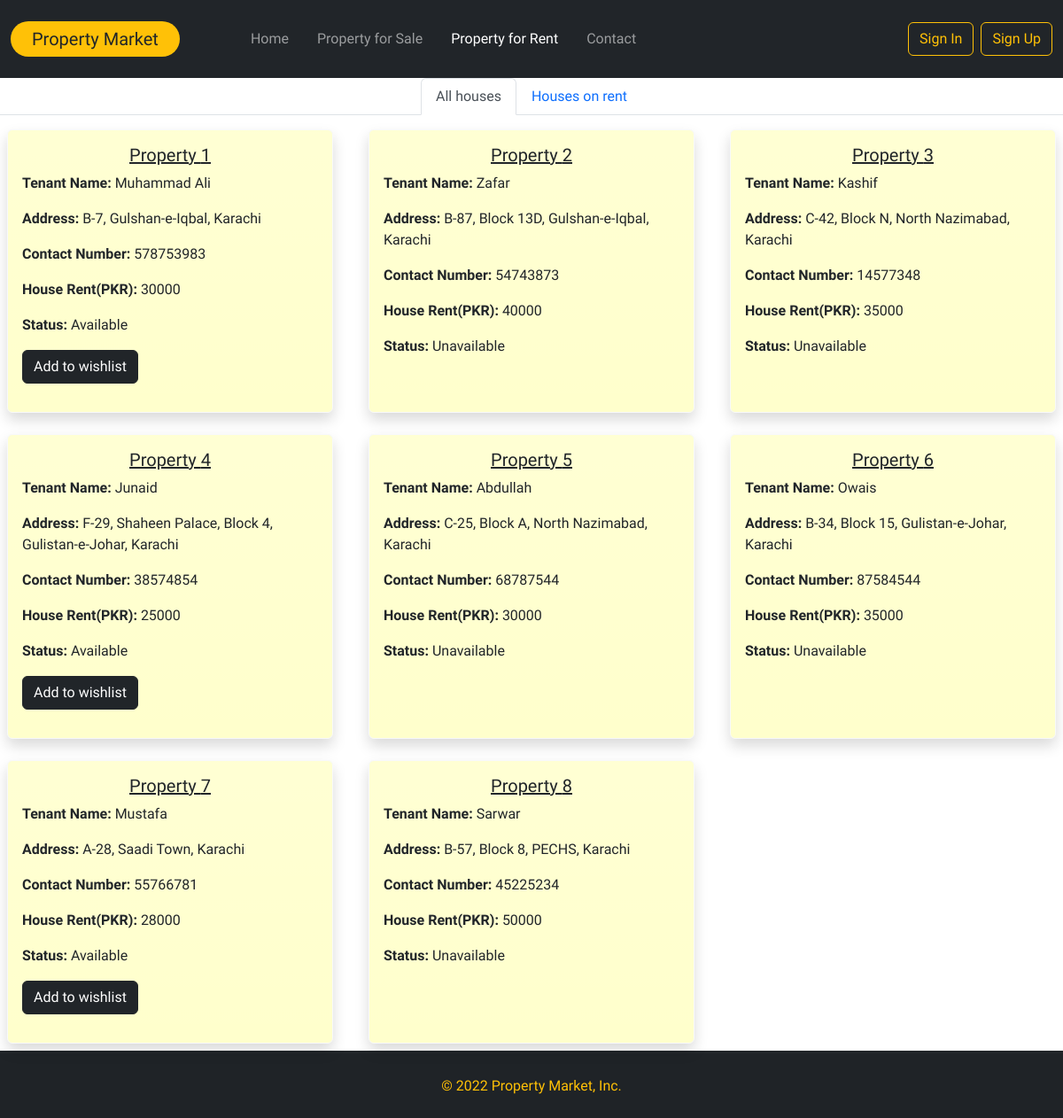
Page /Prop_rent.php on the committed database.
### tables this page shows
CREATE TABLE `property_rent` (
  `Prop_rent_id` int(11) NOT NULL,
  `Tenant_name` varchar(50) NOT NULL,
  `Contact_number` int(11) NOT NULL,
  `Address` varchar(100) NOT NULL,
  `House_rent` int(11) NOT NULL,
  `Status` varchar(50) NOT NULL
);

### Prop_rent.php (the view, shortened to what this page needs)
<?php
include('connection.php');
$ids = mysqli_query($con, "SELECT * from property_rent");
$count = mysqli_num_rows($ids);
?>
<!doctype html>
<html lang="en">
<head>
    <link href="https://cdn.jsdelivr.net/npm/bootstrap@5.2.0-beta1/dist/css/bootstrap.min.css" rel="stylesheet">
    <link rel="stylesheet" href="style.css">
</head>
<body>
    <nav class="navbar navbar-expand-lg bg-dark navbar-dark py-4">
        <div class="container-fluid">
            <a class="navbar-brand px-4 bg-warning rounded-pill text-dark" href="index.php">Property Market</a>
            <div class="collapse navbar-collapse" id="navbarSupportedContent">
                <ul class="navbar-nav me-auto mb-2 mb-lg-0 px-5">
                    <li class="nav-item px-2">
                        <a class="nav-link" aria-current="page" href="index.php">Home</a>
                    </li>
                    <li class="nav-item px-2">
                        <a class="nav-link" href="Prop_sale.php">Property for Sale</a>
                    </li>
                    <li class="nav-item px-2">
                        <a class="nav-link active" href="Prop_rent.php">Property for Rent</a>
                    </li>
                    <li class="nav-item px-2">
                        <a class="nav-link" href="contact.php">Contact</a>
                    </li>
                </ul>
                <?php if (!isset($_SESSION['email'])) : ?>
                    <button type="button" class="btn btn-outline-warning mx-2" data-bs-toggle="modal" data-bs-target="#signinModal">
                        Sign In
                    </button>
                    <button type="button" class="btn btn-outline-warning" data-bs-toggle="modal" data-bs-target="#signupModal">
                        Sign Up
                    </button>
                    <?php endif; ?>
                    </div>
            </div>
    </nav>
    <main>
        <ul class="nav nav-tabs justify-content-center mb-2">
            <li class="nav-item">
                <a class="nav-link active" aria-current="page" href="Prop_rent.php">All houses</a>
            </li>
            <li class="nav-item">
                <a class="nav-link" href="Prop_rented.php">Houses on rent</a>
            </li>
        </ul>
        <div class="row row-cols-1 row-cols-md-3 g-4">
            <?php for ($x = 1; $x < $count + 1; $x++) : ?>
                <div class="col">
                    <div class="card h-100 bg-gradient border-light shadow m-2" style="background-color: #FFFFCC;">
                        <div class="card-body">
                            <h5 class="card-title text-center text-decoration-underline">Property <?php echo $x; ?></h5>
                            <p class="card-text"><b>Tenant Name: </b><?php $tenant_query = "SELECT Tenant_name from property_rent where Prop_rent_id = '$x'";
                                                                        $result = mysqli_query($con, $tenant_query);
                                                                        while ($row2 = mysqli_fetch_array($result)) {
                                                                            $tenant_name = $row2[0];
                                                                        }
                                                                        echo "$tenant_name"; ?></p>
                            <p class="card-text"><b>Address: </b><?php $address_query = "SELECT Address from property_rent where Prop_rent_id = '$x'";
                                                                    $result = mysqli_query($con, $address_query);
                                                                    while ($row2 = mysqli_fetch_array($result)) {
                                                                        $location = $row2[0];
                                                                    }
                                                                    echo "$location"; ?></p>
                            <p class="card-text"><b>Contact Number: </b><?php $contact_query = "SELECT Contact_number from property_rent where Prop_rent_id = '$x'";
                                                                        $result = mysqli_query($con, $contact_query);
                                                                        while ($row2 = mysqli_fetch_array($result)) {
                                                                            $contact_number = $row2[0];
                                                                        }
                                                                        echo "$contact_number"; ?></p>
                            <p class="card-text"><b>House Rent(PKR): </b><?php $housevalue_query = "SELECT House_rent from property_rent where Prop_rent_id = '$x'";
                                                                            $result = mysqli_query($con, $housevalue_query);
                                                                            while ($row2 = mysqli_fetch_array($result)) {
                                                                                $value = $row2[0];
                                                                            }
                                                                            echo "$value"; ?></p>
                            <p class="card-text"><b>Status: </b><?php $Status_query = "SELECT Status from property_rent where Prop_rent_id = '$x'";
                                                                $result = mysqli_query($con, $Status_query);
                                                                while ($row2 = mysqli_fetch_array($result)) {
                                                                    $status = $row2[0];
                                                                }
                                                                echo "$status"; ?></p>
                            <?php if ($status == 'Available') : ?>
                                <form action="wishlist_rent.php" method="get">
                                    <button class="btn btn-dark" value="<?php echo $x; ?>" name="wishlist">Add to wishlist</button>
                                </form>
                            <?php endif; ?>
                        </div>
                    </div>
                </div>
            <?php endfor; ?>
        </div>
    </main>
    <footer class="text-center text-lg-start bg-dark text-light pt-1 mt-3">
        <div class="text-left p-4" style="background-color: rgba(0, 0, 0, 0.05);">
            <div class="text-center text-warning">&copy; 2022 Property Market, Inc.</div>
        </div>
    </footer>
</body>
</html>

### style.css (style rules this page uses)
* { font-family: "Kdam Thmor Pro", sans-serif; }
main div.card { transition: all 0.75s; }

### rows in the picture
property_rent: Tenant_name "Muhammad Ali", Address "B-7, Gulshan-e-Iqbal, Karachi", Contact_number "578753983", House_rent "30000", Status "Available"
property_rent: Tenant_name "Zafar", Address "B-87, Block 13D, Gulshan-e-Iqbal, Karachi", Contact_number "54743873", House_rent "40000", Status "Unavailable"
property_rent: Tenant_name "Kashif", Address "C-42, Block N, North Nazimabad, Karachi", Contact_number "14577348", House_rent "35000", Status "Unavailable"
property_rent: Tenant_name "Junaid", Address "F-29, Shaheen Palace, Block 4, Gulistan-e-Johar, Karachi", Contact_number "38574854", House_rent "25000", Status "Available"
property_rent: Tenant_name "Abdullah", Address "C-25, Block A, North Nazimabad, Karachi", Contact_number "68787544", House_rent "30000", Status "Unavailable"
property_rent: Tenant_name "Owais", Address "B-34, Block 15, Gulistan-e-Johar, Karachi", Contact_number "87584544", House_rent "35000", Status "Unavailable"
property_rent: Tenant_name "Mustafa", Address "A-28, Saadi Town, Karachi", Contact_number "55766781", House_rent "28000", Status "Available"
property_rent: Tenant_name "Sarwar", Address "B-57, Block 8, PECHS, Karachi", Contact_number "45225234", House_rent "50000", Status "Unavailable"
